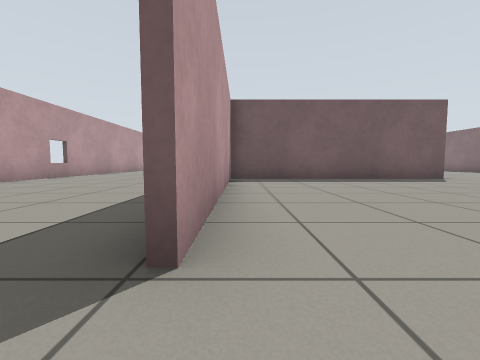
[1] (above)

17 first-person views from a walk through a Gazebo world. The camera is 0.5 m above the floor, tilts 4° down and sees 90° across. The floor is counted in squares, 1 m on a side. Each view is taken from the middle of a square. On the plan, view 1 faces up. The plan holds only what a view shows up to about 9 squares ahead; the rest is blank.

[2]
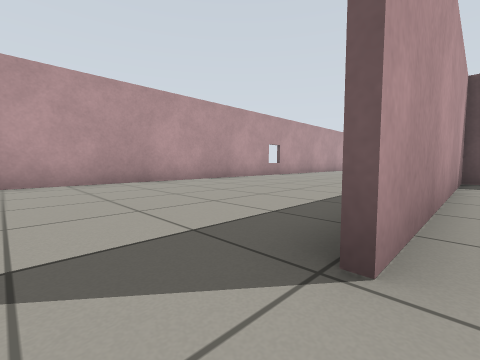

[3]
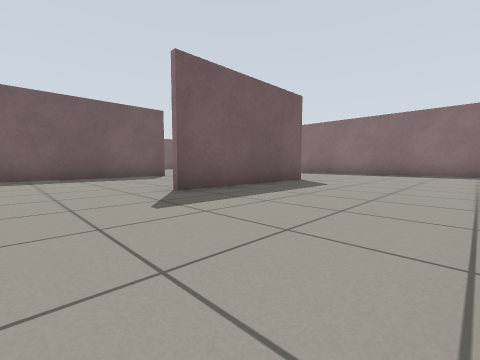

[4]
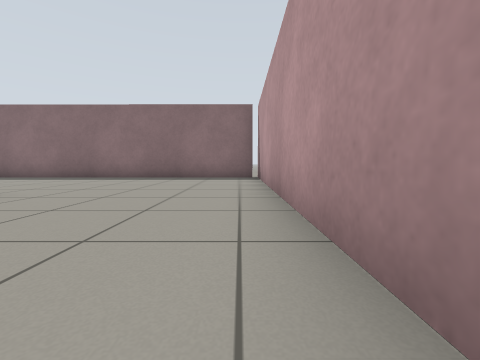

[5]
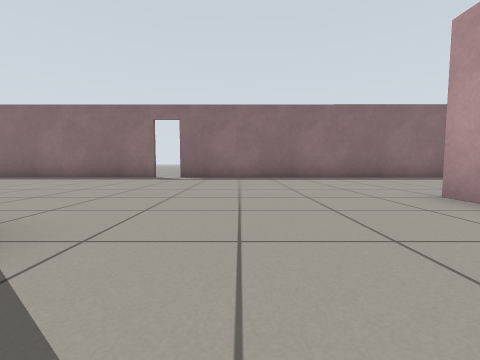

[6]
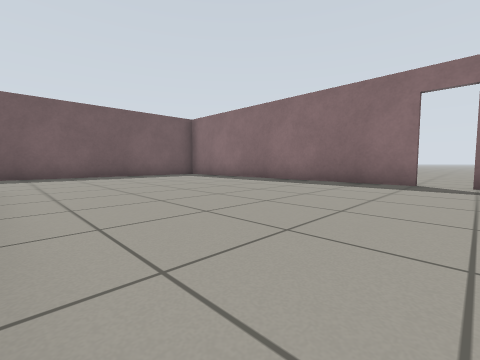

[7]
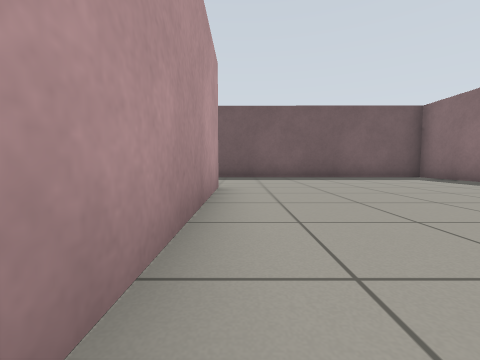

[8]
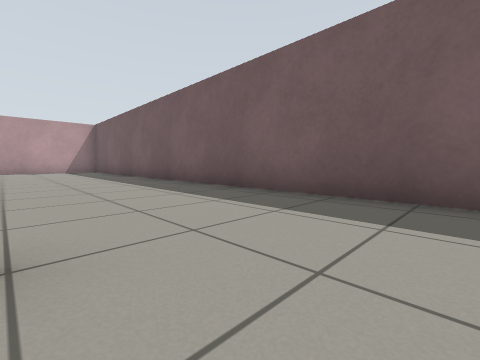

[9]
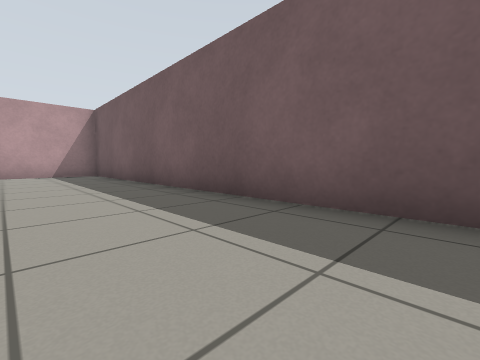

[10]
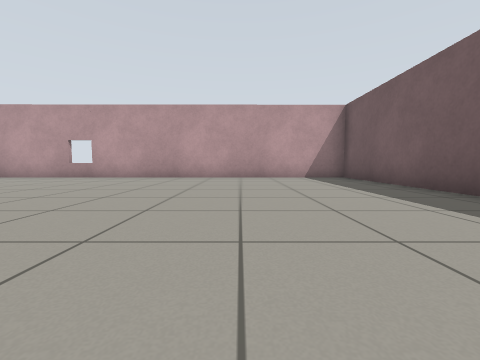

[11]
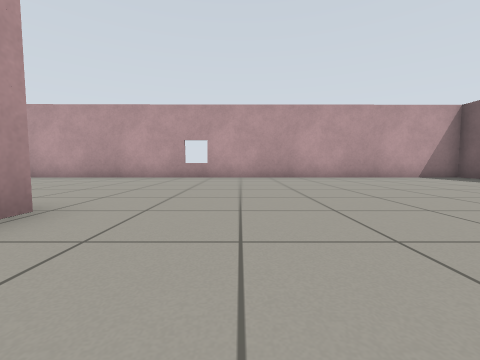

[12]
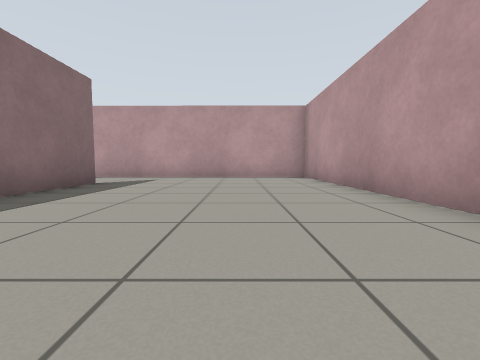

[13]
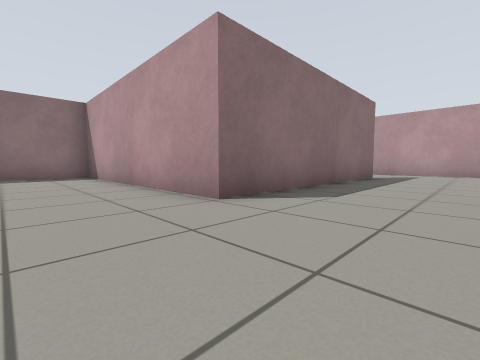

[14]
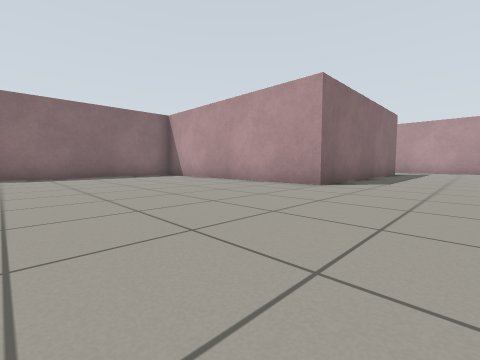

[15]
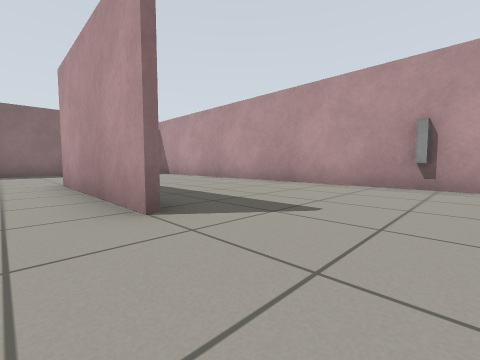

[16]
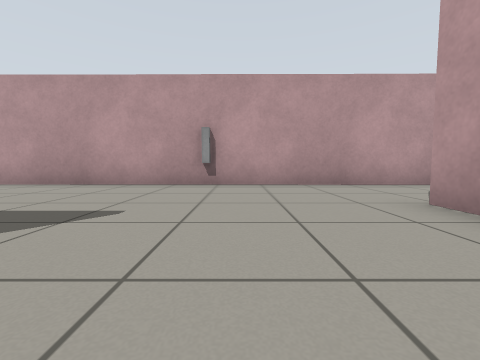

[17]
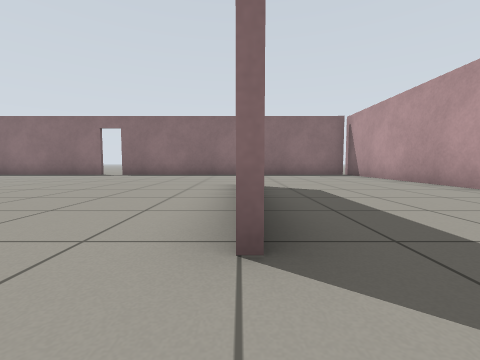

### Floor plan
Points are (right, up) in squares from view 1. A wall is a line through its corners. A room is listed if a view was taken in it or the views show most of it. See-through windows are left out.
Room 1 (views 1, 2, 3, 4, 5, 6, 7, 8, 9, 10, 11, 12, 13, 14, 15, 16, 17)
walls: (6.6, 7.7) (-0.3, 7.7) (-0.3, 1); (6.6, 13.9) (6.6, 9.4); (4.3, 3) (8.6, 3); (8.6, 2.9) (4.3, 2.9); (-0.5, 1) (-0.5, 7.9) (6.4, 7.9) (6.4, 13); (13.4, 8.9) (13.4, 17.5) (-6.4, 17.6) (-6.3, -1.5) (2.5, -1.6); (3.4, -1.6) (13.3, -1.6) (13.4, 8.1)
ways out: open door at (13, 8.5)
objects: window (3, -2)

Positions as (right, up) in squares from view 1, and headings:
1: (0, 0), facing up
2: (0, 0), facing up-left
3: (2, -1), facing up-right
4: (5, -1), facing right
5: (5, 6), facing right
6: (7, 8), facing up-right
7: (7, 9), facing up
8: (8, 14), facing up-left
9: (4, 15), facing up-left
10: (2, 14), facing left
11: (2, 10), facing left
12: (-4, 7), facing down
13: (-3, 10), facing down-right
14: (-3, 13), facing down-right
15: (2, 4), facing down-right
16: (2, 4), facing down
17: (3, 3), facing right
